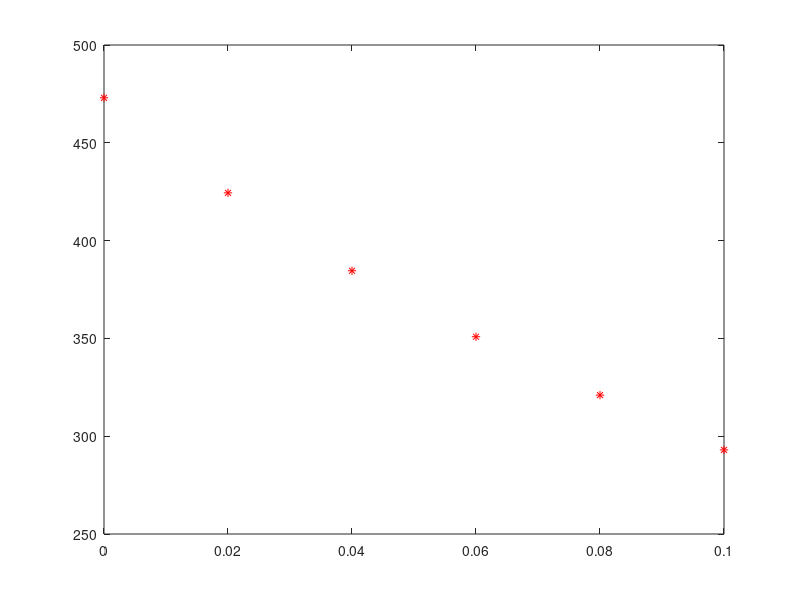

MATLAB code to generate this figure:
clear
clc

h = 0.02;
Ts = 293;
aplha = 500/3;

x = 0:0.02:0.1;

aDia = -(+2+h^2*aplha);
cele = -h^2*aplha*Ts;

T(1) = 473;
T(6) = 293;

a = eye(4,4)*aDia;

for i = 1:3
    a(i,i+1) = 1;
    a(i+1,i) = 1;
end

c = [cele-T(1); cele; cele; cele-T(6)];
T(2:5) = a\c;
plot(x,T,'*r');